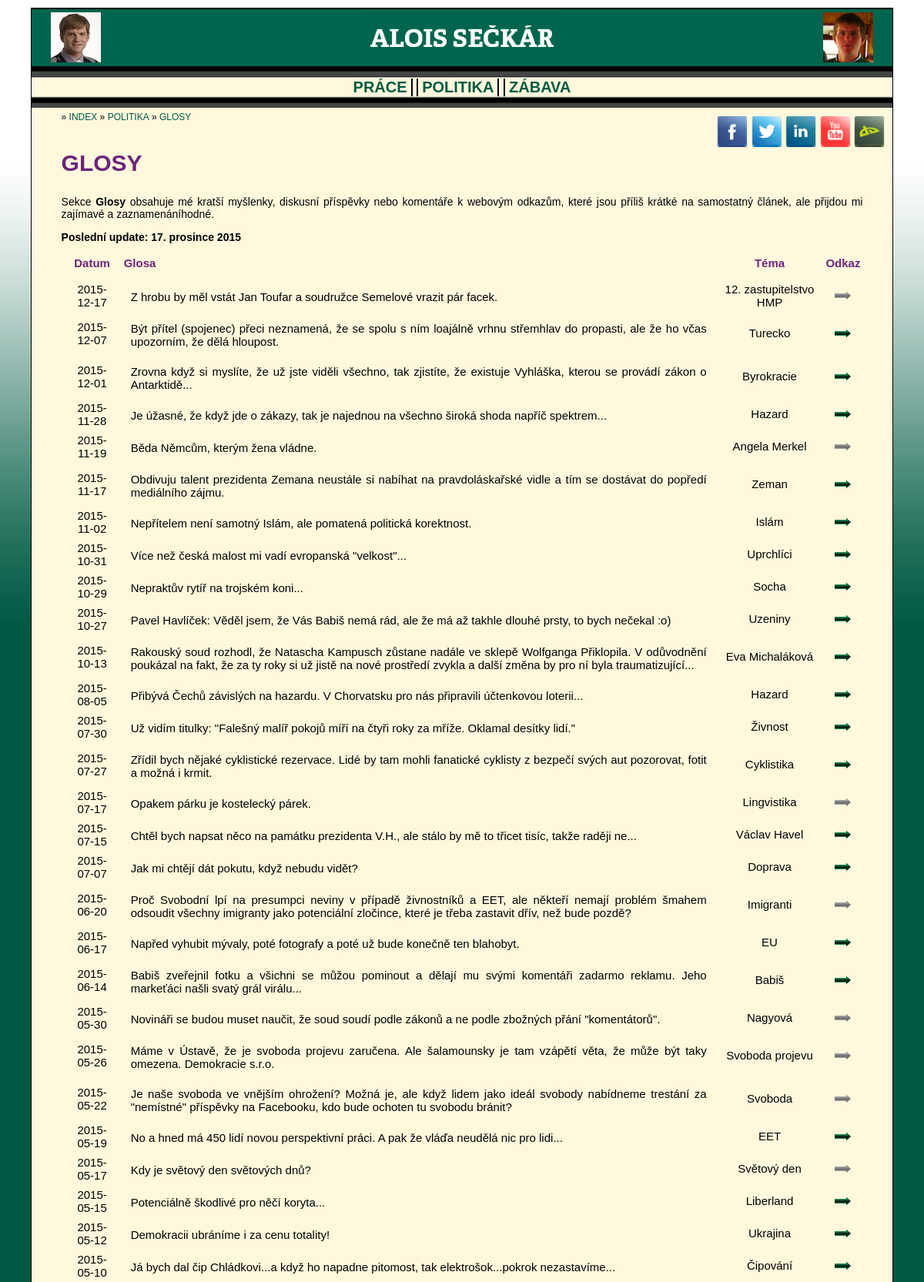
Page /politics-quotes/50 (upper part) on the committed database.
### tables this page shows
CREATE TABLE IF NOT EXISTS `elrh_main` (
  `var` varchar(25) NOT NULL,
  `dscr` varchar(100) NOT NULL,
  `value` varchar(100) NOT NULL
);

CREATE TABLE IF NOT EXISTS `elrh_quotes` (
  `id` int(11) NOT NULL,
  `date` date NOT NULL,
  `content` text NOT NULL,
  `topic` varchar(50) NOT NULL,
  `link` varchar(200) NOT NULL DEFAULT 'null'
);

### index.php (called while the page is built, shortened)
<?php
$controller = new ELRHPageController();
if (!empty($_GET["page"])) {
	$page = $_GET["page"];
}
$controller->resolvePath(mb_strtolower($page, 'UTF-8'));
$controller->prepareData();
$controller->renderPage();
?>

### web/scripts/page-data/elrh_data_helper.php (called while the page is built)
<?php
class ELRHDataHelper {
	public static function retrieveArray($mysqli, $query) {
		$result = $mysqli->query($query);
	    $i = 0;
		while ($current = $result->fetch_array()) {
			$array[$i] = $current;
			$i++;
		}
		return $array;
	}
	public static function retrieveRow($mysqli, $query) {
		$result = $mysqli->query($query." LIMIT 1");
	    $row = $result->fetch_array();
		return $row;
	}
}

### web/scripts/page-data/elrh_politics-quotes_data.php (called while the page is built)
<?php
class ELRHPageData {
	public static function prepareData($item, $mysqli) {
		$data["title"] = "Alois Sečkár - Glosy";
		include_once getcwd().'/web/scripts/page-data/elrh_data_helper.php';
		if (is_numeric($item)) {
			$data["limit"] = $item;
		} else {
			$data["limit"] = 25;
		}
		$data["last"] = ELRHDataHelper::retrieveRow($mysqli, "SELECT value FROM elrh_main WHERE var='last_quote'");
		$data["quotes"] = ELRHDataHelper::retrieveArray($mysqli, "SELECT date, content, topic, link FROM elrh_quotes ORDER BY date DESC LIMIT ".$data["limit"]);
		$data["total"] = ELRHDataHelper::retrieveRow($mysqli, "SELECT count(id) AS entries FROM elrh_quotes");
		return $data;
	}
}

### web/scripts/page-content/elrh_politics-quotes_content.php (the view, shortened to what this page needs)
<?php
class ELRHPageContentRenderer {
	public static function renderContent($page_data) {
	    echo '<h1>GLOSY</h1>'.PHP_EOL;
		echo '<p>'.PHP_EOL;
			echo 'Sekce <strong>Glosy</strong> obsahuje mé kratší myšlenky, diskusní příspěvky nebo komentáře k&nbsp;webovým odkazům, které jsou příliš krátké na samostatný článek, ale přijdou mi zajímavé a&nbsp;zaznamenáníhodné.'.PHP_EOL;
		echo '</p>'.PHP_EOL;
		echo '<p>'.PHP_EOL;
		echo '<strong>Poslední update: '.$page_data["last"]["value"].'</strong>'.PHP_EOL;
		echo '</p>'.PHP_EOL;
		echo '<table>'.PHP_EOL;
			echo '<tr>'.PHP_EOL;
				echo '<th>Datum</th>'.PHP_EOL;
				echo '<th style="text-align: left;">Glosa</th>'.PHP_EOL;
				echo '<th>Téma</th>'.PHP_EOL;
				echo '<th>Odkaz</th>'.PHP_EOL;
			echo '</tr>'.PHP_EOL;
			echo '<tr>'.PHP_EOL;
				echo '<td colspan="4" style="height: 5px;"></td>'.PHP_EOL;
			echo '</tr>'.PHP_EOL;
			if (!empty($page_data["quotes"])) {
				foreach ($page_data["quotes"] as $row) {
					echo '<tr>'.PHP_EOL;
						echo '<td>'.$row["date"].'</td>'.PHP_EOL;
						echo '<td style="padding: 10px; text-align: justify;">'.$row["content"].'</td>'.PHP_EOL;
						echo '<td>'.$row["topic"].'</td>'.PHP_EOL;
						if ($row["link"]!="null") {
							echo '<td><a href="'.$row["link"].'" title="K odkazu"><img src="/web/skin/left_arrow.png" title="K odkazu" alt="K odkazu" height="10" /></a></td>'.PHP_EOL;
						} else {
							echo '<td><img src="/web/skin/gray_arrow.png" title="Bez odkazu" alt="Bez odkazu" height="10" /></td>'.PHP_EOL;
						}
					echo '</tr>'.PHP_EOL;
				}
			} else {
				echo '<tr>'.PHP_EOL;
					echo '<td colspan="4">Nenalezeny žádné příspěvky</td>'.PHP_EOL;
				echo '</tr>'.PHP_EOL;
			}
		echo '</table>'.PHP_EOL;
	}
}

### elrh_css.css (style rules this page uses)
a { text-decoration: none }
a:link { color: #005a43; }
table { margin: 0px auto; }
th { text-align: center; color: #6C247B; }
td { text-align: center; padding-left: 10px; padding-right: 10px; padding-bottom: 5px; }
p { font-size: 14px; }
body { font-family: 'Arial'; background-image: url('web/skin/body_bg.png'); background-repeat: repeat-x; background-color: #005a43; }
h1 { color: #6C247B; font-size: 30px; }

### rows in the picture
elrh_main: value "17. prosince 2015"
elrh_quotes: date "2015-12-17", content "Z hrobu by měl vstát Jan Toufar a soudružce Semelové vrazit pár facek.", topic "12. zastupitelstvo HMP"
elrh_quotes: date "2015-12-07", content "Být přítel (spojenec) přeci neznamená, že se spolu s ním loajálně vrhnu střemhlav do propasti, ale že ho včas upozorním, že dělá hloupost.", topic "Turecko"
elrh_quotes: date "2015-12-01", content "Zrovna když si myslíte, že už jste viděli všechno, tak zjistíte, že existuje Vyhláška, kterou se provádí zákon o Antarktidě...", topic "Byrokracie"
elrh_quotes: date "2015-11-28", content "Je úžasné, že když jde o zákazy, tak je najednou na všechno široká shoda napříč spektrem...", topic "Hazard"
elrh_quotes: date "2015-11-19", content "Běda Němcům, kterým žena vládne.", topic "Angela Merkel"
elrh_quotes: date "2015-11-17", content "Obdivuju talent prezidenta Zemana neustále si nabíhat na pravdoláskařské vidle a tím se dostávat do popředí mediálního zájmu.", topic "Zeman"
elrh_quotes: date "2015-11-02", content "Nepřítelem není samotný Islám, ale pomatená politická korektnost.", topic "Islám"
elrh_quotes: date "2015-10-31", content "Více než česká malost mi vadí evropanská \"velkost\"...", topic "Uprchlíci"
elrh_quotes: date "2015-10-29", content "Nepraktův rytíř na trojském koni...", topic "Socha"
elrh_quotes: date "2015-10-27", content "Pavel Havlíček: Věděl jsem, že Vás Babiš nemá rád, ale že má až takhle dlouhé prsty, to bych nečekal :o)", topic "Uzeniny"
elrh_quotes: date "2015-10-13", content "Rakouský soud rozhodl, že Natascha Kampusch zůstane nadále ve sklepě Wolfganga Přiklopila. V odůvodnění poukázal na fakt, že za ty roky si už jistě na nové prostředí zvykla a další změna by pro ní byla traumatizující...", topic "Eva Michaláková"
elrh_quotes: date "2015-08-05", content "Přibývá Čechů závislých na hazardu. V Chorvatsku pro nás připravili účtenkovou loterii...", topic "Hazard"
elrh_quotes: date "2015-07-30", content "Už vidím titulky: \"Falešný malíř pokojů míří na čtyři roky za mříže. Oklamal desítky lidí.\"", topic "Živnost"
elrh_quotes: date "2015-07-27", content "Zřídil bych nějaké cyklistické rezervace. Lidé by tam mohli fanatické cyklisty z bezpečí svých aut pozorovat, fotit a možná i krmit.", topic "Cyklistika"
elrh_quotes: date "2015-07-17", content "Opakem párku je kostelecký párek.", topic "Lingvistika"
elrh_quotes: date "2015-07-15", content "Chtěl bych napsat něco na památku prezidenta V.H., ale stálo by mě to třicet tisíc, takže raději ne...", topic "Václav Havel"
elrh_quotes: date "2015-07-07", content "Jak mi chtějí dát pokutu, když nebudu vidět?", topic "Doprava"
elrh_quotes: date "2015-06-20", content "Proč Svobodní lpí na presumpci neviny v případě živnostníků a EET, ale někteří nemají problém šmahem odsoudit všechny imigranty jako potenciální zločince, které je třeba zastavit dřív, než bude pozdě?", topic "Imigranti"
elrh_quotes: date "2015-06-17", content "Napřed vyhubit mývaly, poté fotografy a poté už bude konečně ten blahobyt.", topic "EU"
elrh_quotes: date "2015-06-14", content "Babiš zveřejnil fotku a všichni se můžou pominout a dělají mu svými komentáři zadarmo reklamu. Jeho markeťáci našli svatý grál virálu...", topic "Babiš"
elrh_quotes: date "2015-05-30", content "Novináři se budou muset naučit, že soud soudí podle zákonů a ne podle zbožných přání \"komentátorů\".", topic "Nagyová"
elrh_quotes: date "2015-05-26", content "Máme v Ústavě, že je svoboda projevu zaručena. Ale šalamounsky je tam vzápětí věta, že může být taky omezena. Demokracie s.r.o.", topic "Svoboda projevu"
elrh_quotes: date "2015-05-22", content "Je naše svoboda ve vnějším ohrožení? Možná je, ale když lidem jako ideál svobody nabídneme trestání za \"nemístné\" příspěvky na Facebooku, kdo bude ochoten tu svobodu bránit?", topic "Svoboda"
elrh_quotes: date "2015-05-19", content "No a hned má 450 lidí novou perspektivní práci. A pak že vláďa neudělá nic pro lidi...", topic "EET"
elrh_quotes: date "2015-05-17", content "Kdy je světový den světových dnů?", topic "Světový den"
elrh_quotes: date "2015-05-15", content "Potenciálně škodlivé pro něčí koryta...", topic "Liberland"
elrh_quotes: date "2015-05-12", content "Demokracii ubráníme i za cenu totality!", topic "Ukrajina"
elrh_quotes: date "2015-05-10", content "Já bych dal čip Chládkovi...a když ho napadne pitomost, tak elektrošok...pokrok nezastavíme...", topic "Čipování"

### other values in the picture
$page_nav["name"] "POLITIKA"
$subpage_nav["name"] "GLOSY"
